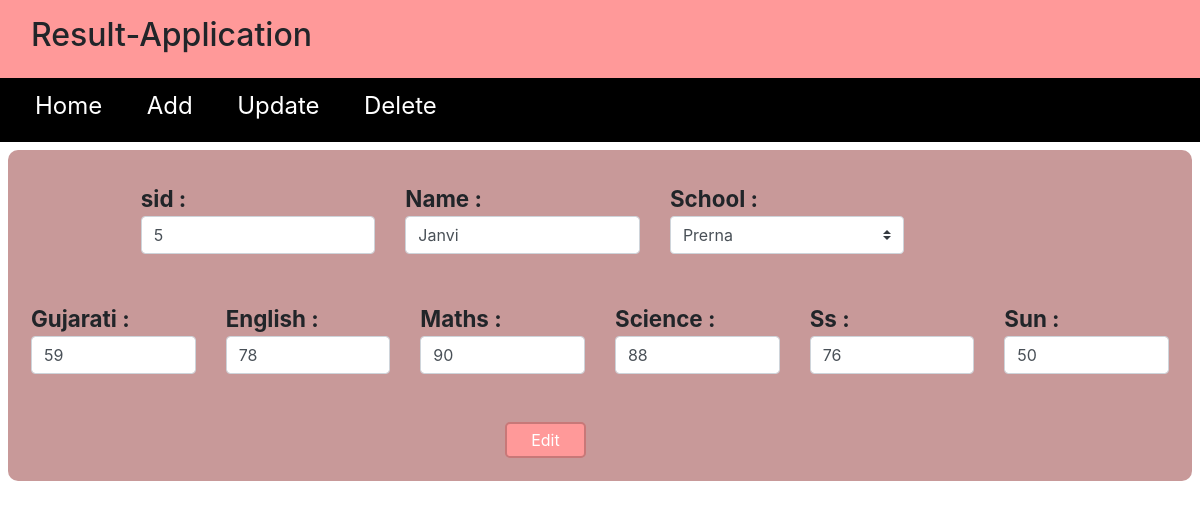
Page /edit.php?uniq=5 on the committed database.
### tables this page shows
CREATE TABLE `student` (
  `sid` int(11) NOT NULL,
  `sname` varchar(30) NOT NULL,
  `indexed` int(11) NOT NULL,
  `guj` int(11) NOT NULL,
  `eng` int(11) NOT NULL,
  `maths` int(11) NOT NULL,
  `science` int(11) NOT NULL,
  `ss` int(11) NOT NULL,
  `sun` int(11) NOT NULL,
  `total` int(11) NOT NULL,
  `per` float NOT NULL
);

### edit.php (the view, shortened to what this page needs)
<?php
require 'header.php';
?>
<!DOCTYPE html>
<html lang="en">
<head>
</head>
<body>
    <?php
    include 'configer.php';
    $std_uniq = $_GET['uniq'];
    $sql = "select * from student where sid = {$std_uniq}";
    $result = mysqli_query($connect, $sql);
    if (mysqli_num_rows($result) > 0) {
        while ($row = mysqli_fetch_assoc($result)) {
    ?>
            <section class="p-2 m-2">
                <div class="container-fluid">
                    <form action="editdata.php" method="post" class="mt-4">
                        <div class="row offset-md-1">
                            <div class="col-md-3">
                                <b>sid :</b> <input type="text" class="form-control" name="sid" value="<?php echo $row['sid'] ?>">
                            </div>
                            <div class="col-md-3">
                                <b>Name :</b> <input type="text" class="form-control" name="sname" value="<?php echo $row['sname'] ?>">
                            </div>
                            <div class="col-md-3">
                                <b>School : </b><br>
                                <?php
                                    $sql1 = "select * from school";
                                    $result1 = mysqli_query($connect,$sql1);
                                    if(mysqli_num_rows($result1)>0){
                                        echo "<select class='custom-select' name='school_name'>";
                                        while($row1 = mysqli_fetch_assoc($result1)){
                                            if($row['indexed']==$row1['indexed'])
                                            {
                                                $select = "selected";
                                            }
                                            else
                                            {
                                                $select = " ";
                                            }
                                            echo "<option {$select} value='{$row1['indexed']}'>{$row1['school_name']}</option>";
                                        }
                                        echo "</select>";
                                    }
                                ?>
                            </div>
                        </div>
                        <br>
                        <br>
                        <div class="row">
                            <div class="col-md-2">
                                <b>Gujarati :</b> <input type="text" class="form-control" name="guj" value="<?php echo $row['guj'] ?>">
                            </div>
                            <div class="col-md-2">
                                <b>English :</b> <input type="text" class="form-control" name="eng" value="<?php echo $row['eng'] ?>">
                            </div>
                            <div class="col-md-2">
                                <b>Maths :</b> <input type="text" class="form-control" name="maths" value="<?php echo $row['maths'] ?>">
                            </div>
                            <div class="col-md-2">
                                <b>Science :</b> <input type="text" class="form-control" name="science" value="<?php echo $row['science'] ?>">
                            </div>
                            <div class="col-md-2">
                                <b>Ss :</b> <input type="text" class="form-control" name="ss" value="<?php echo $row['ss'] ?>">
                            </div>
                            <div class="col-md-2">
                                <b>Sun :</b> <input type="text" class="form-control" name="sun" value="<?php echo $row['sun'] ?>">
                            </div>
                        </div>
                        <div class="offset-5">
                            <input type="submit" name="save" class="submit mt-5 px-4 py-1" value="Edit">
                        </div>
                    </form>
                </div>
            </section>
    <?php }
    } ?>
</body>
</html>

### header.php (style rules this page uses)
* { margin: 0; padding: 0; }

### edit.php (style rules this page uses)
b { font-size: 1.4rem; }
.submit { margin-top: 30px; background-color: rgb(255, 153, 153); border-radius: 5px; border: 2px solid rgb(200, 120, 120); color: white; margin-bottom: 15px; }
section { background-color: rgb(200, 153, 153); border-radius: 10px; }

### rows in the picture
student: sid "5", sname "Janvi", guj "59", eng "78", maths "90", science "88", ss "76", sun "50"

### other values in the picture
form field school_name "Prerna"
